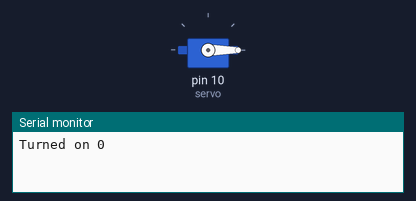
A sketch run on a simulated Arduino Uno, built with avr-gcc and run on an emulated ATmega328P. Parts: servo, the last lines printed to the serial monitor.

Above: at 0.05 s.
At 3.0 s:
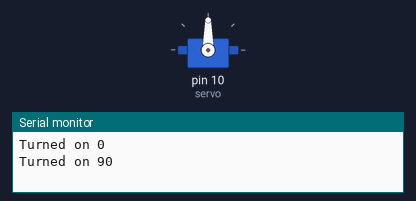
At 6.0 s:
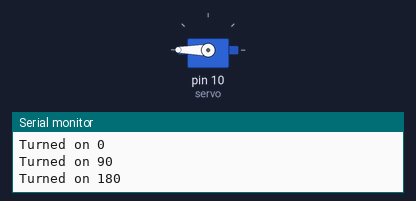
Timing chart, 0 to 7.8 s (numbered marks = the images above):
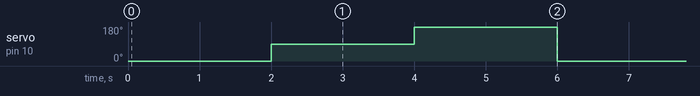

Measured:
- by itself, servo on pin 10 (servo): repeats every 6.0 s: 180° 2.0 s, 0° 2.0 s, 90° 2.0 s

The sketch:

Main.ino
```cpp
#include <Servo.h>
Servo servo;

// Начальные параметры
void setup() {
// Привязали сервопривод к порту 10
  servo.attach(10);
  Serial.begin(9600);

}

// Цикл программы
void loop() {

 servo.write(0);
 Serial.println("Turned on 0");
 delay(2000); //

 servo.write(90);
 Serial.println("Turned on 90");
 delay(2000); //

 servo.write(180);
 Serial.println("Turned on 180");

 delay(2000); //
}
```
